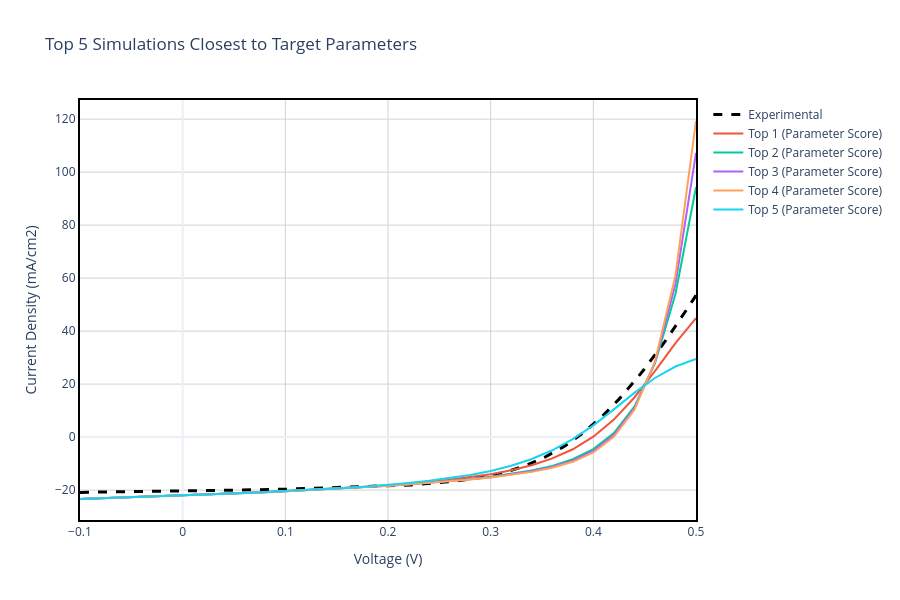

This figure's notebook cell:
### Markdown cell above
## Section 4: Parameter-Based Comparison with Target Values

### Methodology
In this section, we compare simulations against **target performance parameters** using a scoring algorithm. For each simulation, we calculate a normalized distance metric:

$$\text{Score} = \sum_{i} \left(\frac{X_i^{sim} - X_i^{target}}{X_i^{target}}\right)^2$$

where $X_i$ represents the performance parameters:
- $V_{oc}$ (Open Circuit Voltage)
- $J_{sc}$ (Short Circuit Current Density)  
- $FF$ (Fill Factor)
- $\eta$ (Power Conversion Efficiency)

**Interpretation**: Lower scores indicate simulations whose parameters are closer to the target values. This approach is useful for identifying device designs that achieve desired specifications.

### Application
The top 5 simulations with the lowest parameter scores are plotted alongside experimental data to evaluate whether parameter matching correlates with realistic device behavior.

### Code cell
# Calculate a Score (the lower the score, the closer to the target parameters)
for d in scaps_data:
    score = 0
    score += ((d['Voc'] - TARGET_VOC) / TARGET_VOC)**2
    score += ((d['Jsc'] - TARGET_JSC) / TARGET_JSC)**2
    score += ((d['FF'] - TARGET_FF) / TARGET_FF)**2
    score += ((d['eta'] - TARGET_ETA) / TARGET_ETA)**2
    d['param_score'] = score

top_5_params = sorted(scaps_data, key=lambda x: x['param_score'])[:5]

# ------------------ PLOT 3: TOP 5 VS EXPERIMENTAL (PARAMETERS) ------------------
fig3 = go.Figure()
fig3.add_trace(go.Scatter(
    x=exp_data['v(V)'], y=exp_data['jtot(mA/cm2)'], 
    mode='lines', name='Experimental', line=dict(color='black', dash='dash', width=3)
))

for i, d in enumerate(top_5_params):
    v_filtered = d['v(V)']
    j_filtered = d['jtot(mA/cm2)']
    
    hover_text = f"<b>{d['label']}</b><br>Voc: {d['Voc']} V<br>Jsc: {d['Jsc']} mA/cm²<br>FF: {d['FF']} %<br>η: {d['eta']} %"
    fig3.add_trace(go.Scatter(
        x=v_filtered, y=j_filtered, mode='lines', 
        name=f"Top {i+1} (Parameter Score)", hoverinfo='text', hovertext=hover_text
    ))

fig3.update_xaxes(showline=True, linewidth=2, linecolor='black', mirror=True)
fig3.update_yaxes(showline=True, linewidth=2, linecolor='black', mirror=True)
fig3.update_layout(
    title='Top 5 Simulations Closest to Target Parameters',
    xaxis_title='Voltage (V)', yaxis_title='Current Density (mA/cm2)',
    hovermode='closest', template='plotly_white', width=900, height=600,
    plot_bgcolor='white',
    xaxis=dict(showgrid=True, gridwidth=1, gridcolor='lightgray'),
    yaxis=dict(showgrid=True, gridwidth=1, gridcolor='lightgray')
)
fig3.show()
fig3.write_image(os.path.join(plots_dir, 'Top5_Parameters.png'), width=900, height=600)
print(f"✅ Saved Plot 3 to {plots_dir}/Top5_Parameters.png")

# Create comparison table
print("\n" + "="*120)
print("TOP 5 PARAMETER MATCHES: EXPERIMENTAL VS SIMULATIONS")
print("="*120)
print(f"\n{'Metric':<20} {'Experimental':<18} {'Top 1':<18} {'Top 2':<18} {'Top 3':<18} {'Top 4':<18} {'Top 5':<18}")
print("-"*120)
print(f"{'Voc (V)':<20} {TARGET_VOC:<18.4f} {top_5_params[0]['Voc']:<18.4f} {top_5_params[1]['Voc']:<18.4f} {top_5_params[2]['Voc']:<18.4f} {top_5_params[3]['Voc']:<18.4f} {top_5_params[4]['Voc']:<18.4f}")
print(f"{'Jsc (mA/cm²)':<20} {TARGET_JSC:<18.4f} {top_5_params[0]['Jsc']:<18.4f} {top_5_params[1]['Jsc']:<18.4f} {top_5_params[2]['Jsc']:<18.4f} {top_5_params[3]['Jsc']:<18.4f} {top_5_params[4]['Jsc']:<18.4f}")
print(f"{'FF (%)':<20} {TARGET_FF:<18.2f} {top_5_params[0]['FF']:<18.2f} {top_5_params[1]['FF']:<18.2f} {top_5_params[2]['FF']:<18.2f} {top_5_params[3]['FF']:<18.2f} {top_5_params[4]['FF']:<18.2f}")
print(f"{'η (%)':<20} {TARGET_ETA:<18.4f} {top_5_params[0]['eta']:<18.4f} {top_5_params[1]['eta']:<18.4f} {top_5_params[2]['eta']:<18.4f} {top_5_params[3]['eta']:<18.4f} {top_5_params[4]['eta']:<18.4f}")
print(f"{'Param Score':<20} {'---':<18} {top_5_params[0]['param_score']:<18.6f} {top_5_params[1]['param_score']:<18.6f} {top_5_params[2]['param_score']:<18.6f} {top_5_params[3]['param_score']:<18.6f} {top_5_params[4]['param_score']:<18.6f}")
print("="*120)

### Figure 1 — Plotly figure (JSON) as saved in the notebook; plotly's stock layout.template omitted (floating-point values rounded to 4 significant figures; data arrays with more than 128 entries replaced by an {"elided": "..."} marker saying what was removed)
{"data": [{"line": {"color": "black", "dash": "dash", "width": 3}, "mode": "lines", "name": "Experimental", "type": "scatter", "x": {"elided": "200 float values"}, "y": {"elided": "200 float values"}}, {"hoverinfo": "text", "hovertext": "<b>CdS (L2)>>defect 1>>total defect density [1/cm³]: 1.00e+19</b><br>Voc: 0.399379 V<br>Jsc: 22.00707449 mA/cm²<br>FF: 48.2615 %<br>η: 4.2418 %", "mode": "lines", "name": "Top 1 (Parameter Score)", "type": "scatter", "x": [-0.1, -0.08, -0.06, -0.04, -0.02, 0.0, 0.02, 0.04, 0.06, 0.08, 0.1, 0.12, 0.14, 0.16, 0.18, 0.2, 0.22, 0.24, 0.26, 0.28, 0.3, 0.32, 0.34, 0.36, 0.38, 0.4, 0.42, 0.44, 0.46, 0.48, 0.5], "y": [-23.36, -23.1, -22.84, -22.57, -22.29, -22.01, -21.71, -21.41, -21.09, -20.75, -20.4, -20.03, -19.63, -19.19, -18.72, -18.19, -17.59, -16.91, -16.11, -15.15, -13.98, -12.5, -10.59, -8.047, -4.585, 0.167, 6.605, 14.95, 24.92, 35.45, 44.92]}, {"hoverinfo": "text", "hovertext": "<b>CdS (L2)>>defect 1>>total defect density [1/cm³]: 1.00e+19</b><br>Voc: 0.415557 V<br>Jsc: 22.00866899 mA/cm²<br>FF: 49.1673 %<br>η: 4.4968 %", "mode": "lines", "name": "Top 2 (Parameter Score)", "type": "scatter", "x": [-0.1, -0.08, -0.06, -0.04, -0.02, 0.0, 0.02, 0.04, 0.06, 0.08, 0.1, 0.12, 0.14, 0.16, 0.18, 0.2, 0.22, 0.24, 0.26, 0.28, 0.3, 0.32, 0.34, 0.36, 0.38, 0.4, 0.42, 0.44, 0.46, 0.48, 0.5], "y": [-23.36, -23.1, -22.84, -22.57, -22.29, -22.01, -21.72, -21.41, -21.1, -20.76, -20.42, -20.05, -19.66, -19.25, -18.81, -18.33, -17.81, -17.23, -16.58, -15.84, -14.98, -13.95, -12.64, -10.88, -8.367, -4.543, 1.549, 11.5, 27.81, 54.01, 94.34]}, {"hoverinfo": "text", "hovertext": "<b>CdS (L2)>>defect 1>>total defect density [1/cm³]: 1.00e+19</b><br>Voc: 0.417861 V<br>Jsc: 22.00886312 mA/cm²<br>FF: 49.3726 %<br>η: 4.5406 %", "mode": "lines", "name": "Top 3 (Parameter Score)", "type": "scatter", "x": [-0.1, -0.08, -0.06, -0.04, -0.02, 0.0, 0.02, 0.04, 0.06, 0.08, 0.1, 0.12, 0.14, 0.16, 0.18, 0.2, 0.22, 0.24, 0.26, 0.28, 0.3, 0.32, 0.34, 0.36, 0.38, 0.4, 0.42, 0.44, 0.46, 0.48, 0.5], "y": [-23.36, -23.1, -22.84, -22.57, -22.29, -22.01, -21.72, -21.41, -21.1, -20.77, -20.42, -20.05, -19.67, -19.26, -18.82, -18.35, -17.83, -17.27, -16.64, -15.93, -15.11, -14.13, -12.91, -11.26, -8.892, -5.23, 0.7501, 10.86, 28.18, 57.74, 107.2]}, {"hoverinfo": "text", "hovertext": "<b>CdS (L2)>>defect 1>>total defect density [1/cm³]: 1.00e+19</b><br>Voc: 0.419774 V<br>Jsc: 22.00902359 mA/cm²<br>FF: 49.5834 %<br>η: 4.5809 %", "mode": "lines", "name": "Top 4 (Parameter Score)", "type": "scatter", "x": [-0.1, -0.08, -0.06, -0.04, -0.02, 0.0, 0.02, 0.04, 0.06, 0.08, 0.1, 0.12, 0.14, 0.16, 0.18, 0.2, 0.22, 0.24, 0.26, 0.28, 0.3, 0.32, 0.34, 0.36, 0.38, 0.4, 0.42, 0.44, 0.46, 0.48, 0.5], "y": [-23.36, -23.1, -22.84, -22.57, -22.29, -22.01, -21.72, -21.41, -21.1, -20.77, -20.42, -20.06, -19.67, -19.26, -18.83, -18.36, -17.85, -17.3, -16.69, -16.0, -15.22, -14.28, -13.12, -11.57, -9.32, -5.796, 0.07964, 10.3, 28.46, 61.03, 119.3]}, {"hoverinfo": "text", "hovertext": "<b>CdS (L2)>>defect 1>>total defect density [1/cm³]: 1.00e+19</b><br>Voc: 0.38318 V<br>Jsc: 22.00507335 mA/cm²<br>FF: 47.9114 %<br>η: 4.0398 %", "mode": "lines", "name": "Top 5 (Parameter Score)", "type": "scatter", "x": [-0.1, -0.08, -0.06, -0.04, -0.02, 0.0, 0.02, 0.04, 0.06, 0.08, 0.1, 0.12, 0.14, 0.16, 0.18, 0.2, 0.22, 0.24, 0.26, 0.28, 0.3, 0.32, 0.34, 0.36, 0.38, 0.4, 0.42, 0.44, 0.46, 0.48, 0.5], "y": [-23.36, -23.1, -22.84, -22.57, -22.29, -22.01, -21.71, -21.4, -21.08, -20.74, -20.38, -20.0, -19.58, -19.12, -18.6, -18.01, -17.33, -16.51, -15.53, -14.31, -12.77, -10.81, -8.266, -4.974, -0.7611, 4.443, 10.45, 16.69, 22.31, 26.63, 29.54]}], "layout": {"height": 600, "hovermode": "closest", "plot_bgcolor": "white", "title": {"text": "Top 5 Simulations Closest to Target Parameters"}, "width": 900, "xaxis": {"gridcolor": "lightgray", "gridwidth": 1, "linecolor": "black", "linewidth": 2, "mirror": true, "showgrid": true, "showline": true, "title": {"text": "Voltage (V)"}}, "yaxis": {"gridcolor": "lightgray", "gridwidth": 1, "linecolor": "black", "linewidth": 2, "mirror": true, "showgrid": true, "showline": true, "title": {"text": "Current Density (mA/cm2)"}}}}
